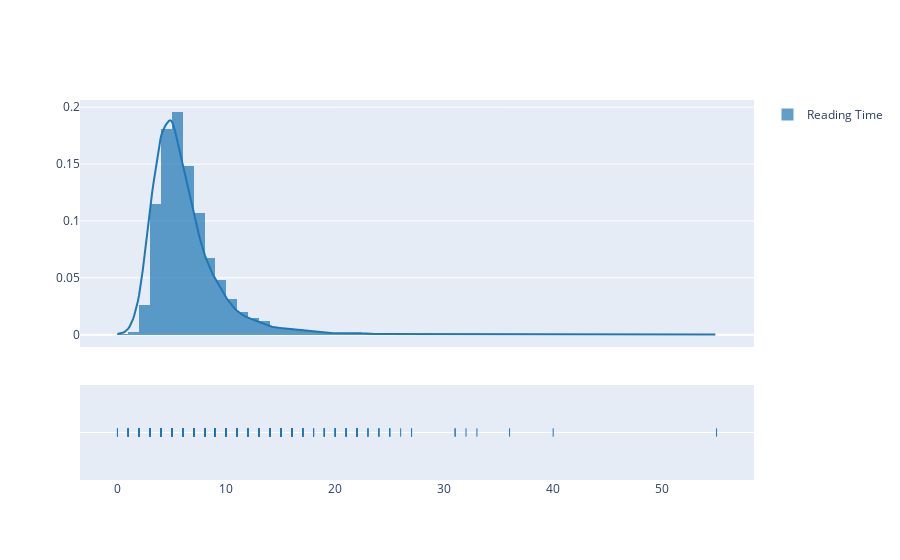

Here is the notebook cell this chart was saved with:
### Markdown cell above
## Getting Data

### Code cell
import random
import statistics

import pandas
import plotly.figure_factory as ff

data_frame = pandas.read_csv("data.csv")
reading_time_data = list(data_frame["reading_time"])

fig = ff.create_distplot([reading_time_data], ["Reading Time"])
fig.show()

population_mean = statistics.mean(reading_time_data)

print(f"Population Mean: {population_mean}")

### Figure 1 — Plotly figure (JSON) as saved in the notebook; plotly's stock layout.template omitted (floating-point values rounded to 4 significant figures; data arrays with more than 128 entries replaced by an {"elided": "..."} marker saying what was removed)
{"data": [{"autobinx": false, "histnorm": "probability density", "legendgroup": "Reading Time", "marker": {"color": "rgb(31, 119, 180)"}, "name": "Reading Time", "opacity": 0.7, "type": "histogram", "x": {"elided": "6508 int values"}, "xaxis": "x", "xbins": {"end": 55, "size": 1, "start": 0}, "yaxis": "y"}, {"legendgroup": "Reading Time", "marker": {"color": "rgb(31, 119, 180)"}, "mode": "lines", "name": "Reading Time", "showlegend": false, "type": "scatter", "x": {"elided": "500 float values"}, "xaxis": "x", "y": {"elided": "500 float values"}, "yaxis": "y"}, {"legendgroup": "Reading Time", "marker": {"color": "rgb(31, 119, 180)", "symbol": "line-ns-open"}, "mode": "markers", "name": "Reading Time", "showlegend": false, "type": "scatter", "x": {"elided": "6508 int values"}, "xaxis": "x", "y": {"elided": "6508 str values"}, "yaxis": "y2"}], "layout": {"barmode": "overlay", "hovermode": "closest", "legend": {"traceorder": "reversed"}, "xaxis": {"anchor": "y2", "domain": [0, 1], "zeroline": false}, "yaxis": {"anchor": "free", "domain": [0.35, 1], "position": 0}, "yaxis2": {"anchor": "x", "domain": [0, 0.25], "dtick": 1, "showticklabels": false}}}
